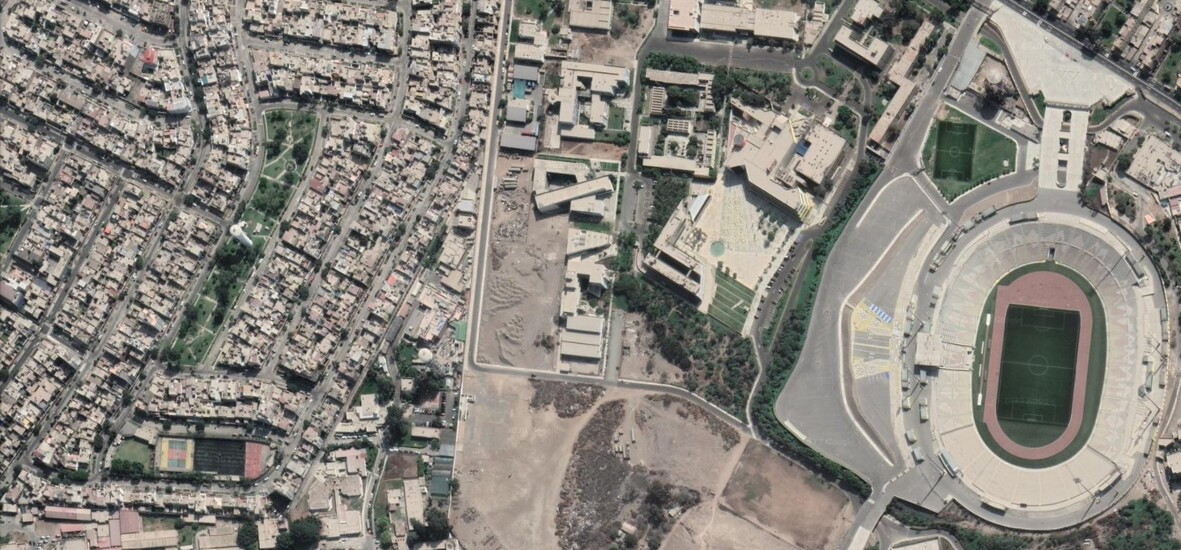
#> input picture Implement image segmentation algorithm/K-means/imagenes/San marcos v5.jpg, 1181 x 550 px
$ python main.py
#> lines starting #> are read from the running program, lines starting #| are printed output that depends on the picture
import cv2
import numpy as np
from pathlib import Path

current_directory = Path(__file__).resolve().parent
path = f"{current_directory}/imagenes/San marcos v5.jpg"
path1 = f"{current_directory}/imagenes/San marcos segmentada.jpg"
path2 = f"{current_directory}/imagenes/San marcos segmentada pintado de verde.jpg"

# Cargamos la imagen de San Marcos
image = cv2.imread(path)
#> image is the input picture: shape (550, 1181, 3); mean B, G, R 125.9, 132.8, 136.8

# Creamos una copia para poderla manipularla
image_copy = np.copy(image)

# Mostramos la imagen y esperamos que el usuario presione cualquier tecla para continuar.
cv2.imshow('Imagen original', image)
cv2.waitKey(0)

# Convertiremos la imagen en un arreglo de ternas, las cuales representan el valor de cada pixel. En pocas palabras,
# estamos aplanando la imagen, volviéndola un vector de puntos en un espacio 3D.
pixel_values = image_copy.reshape((-1, 3))
pixel_values = np.float32(pixel_values)

# Aplicamos la segmentacion por K-Means.

# Definimos el criterio de terminación del algoritmo. En este caso, terminaremos cuando la última actualización de los
# centroides sea menor a *epsilon* (cv2.TERM_CRITERIA_EPS), donde epsilon es 1.0 (último elemento de la tupla), o bien
# cuando se hayan completado 10 iteraciones (segundo elemento de la tupla, criterio cv2.TERM_CRITERIA_MAX_ITER).
stop_criteria = (cv2.TERM_CRITERIA_EPS + cv2.TERM_CRITERIA_MAX_ITER, 10, 1.0)

# Este es el número de veces que se correrá K-Means con diferentes inicializaciones. La función retornará los mejores
# resultados.
number_of_attempts = 10

# Esta es la estrategia para inicializar los centroides. En este caso, optamos por inicialización aleatoria.
centroid_initialization_strategy = cv2.KMEANS_RANDOM_CENTERS

# Ejecutamos K-Means con los siguientes parámetros:
# - El arreglo de pixeles.
# - K o el número de clusters a hallar.
# - None indicando que no pasaremos un arreglo opcional de las mejores etiquetas.
# - Condición de parada.
# - Número de ejecuciones.
# - Estrategia de inicialización.
#
# El algoritmo retorna las siguientes salidas:
# - Un arreglo con la distancia de cada punto a su centroide. Aquí lo ignoramos.
# - Arreglo de etiquetas.
# - Arreglo de centroides.
_, labels, centers = cv2.kmeans(pixel_values,
                                3,
                                None,
                                stop_criteria,
                                number_of_attempts,
                                centroid_initialization_strategy)
#> centers = [[178.3, 188.6, 197.2], [133.3, 139.8, 146.2], [70.15, 74.45, 71.54]]

# Aplicamos las etiquetas a los centroides para segmentar los pixeles en su grupo correspondiente.
centers = np.uint8(centers)
#> centers = [[178, 188, 197], [133, 139, 146], [70, 74, 71]]
segmented_data = centers[labels.flatten()]

# Debemos reestructurar el arreglo de datos segmentados con las dimensiones de la imagen original.
segmented_image = segmented_data.reshape(image_copy.shape)
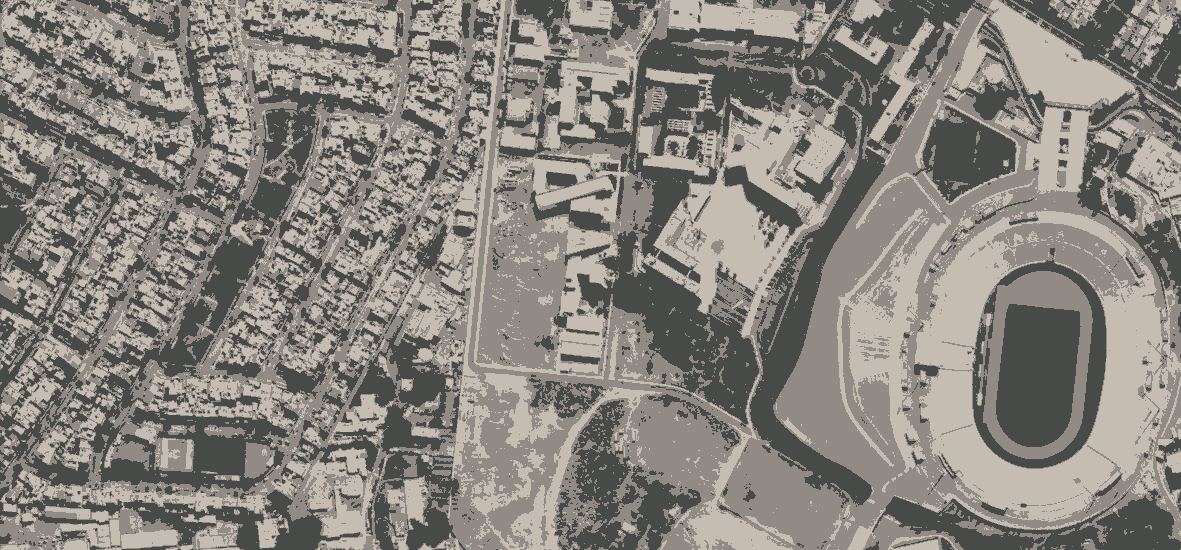
#> segmented_image: shape (550, 1181, 3); mean B, G, R 125.7, 132.2, 136.5

# Mostramos la imagen segmentada resultante.
cv2.imshow('Imagen segmentada', segmented_image)
cv2.imwrite(path1, segmented_image)
cv2.waitKey(0)

# Creamos una máscara para el cluster 2
mask = np.zeros_like(labels)

# Asignamos 1 a los píxeles que pertenecen al cluster 2
mask[labels == 2] = 1

# Redimensionamos la máscara para que tenga la misma forma que la imagen original
mask = mask.reshape(image_copy.shape[0], image_copy.shape[1])

# Creamos una copia de la imagen segmentada
segmented_image_copy = np.copy(segmented_image)

# Pintamos de verde los píxeles que pertenecen al cluster 2
segmented_image_copy[mask == 1] = [0, 128, 0]
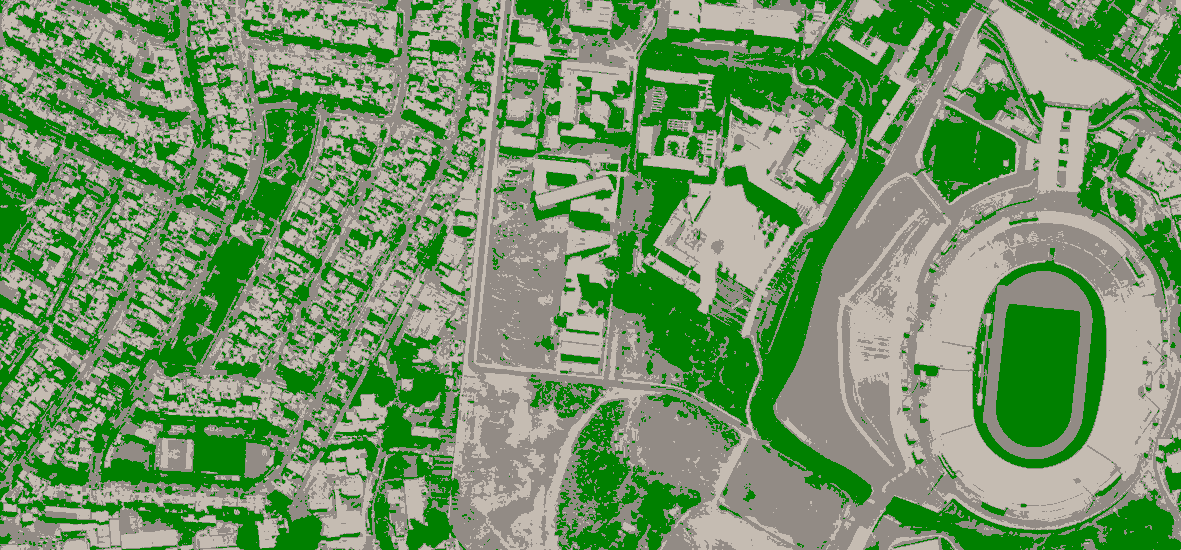
#> segmented_image_copy: shape (550, 1181, 3); mean B, G, R 102.9, 149.7, 113.5

# Mostramos la imagen segmentada con el cluster 2 pintado de verde
cv2.imshow('Cluster 2 en verde => Areas verdes', segmented_image_copy)
cv2.imwrite(path2, segmented_image_copy)
cv2.waitKey(0)
